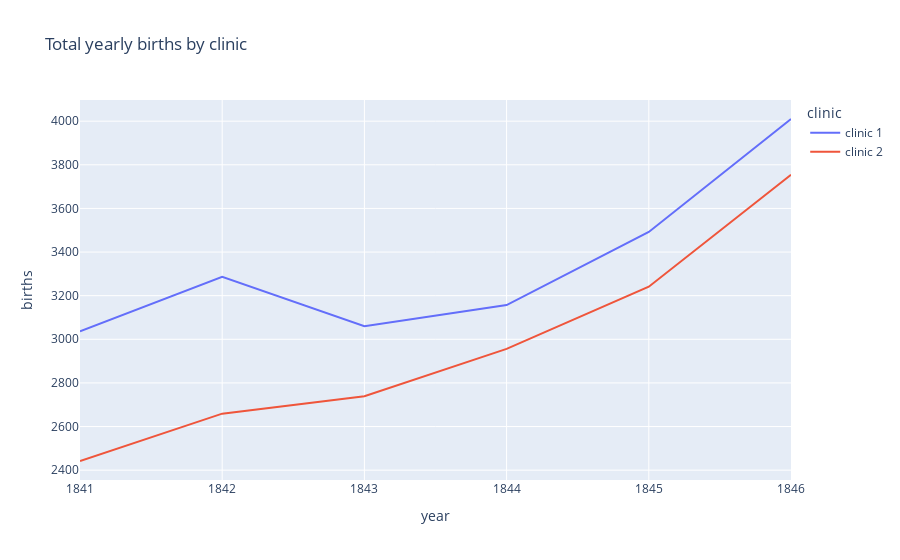

Here is the notebook cell this chart was saved with:
### Markdown cell above
# The Yearly Data Split by Clinic

Now let's look at the annual data instead. 

**Challenge**: Use plotly to create line charts of the births and deaths of the two different clinics at the Vienna General Hospital. 
* Which clinic is bigger or more busy judging by the number of births?
* Has the hospital had more patients over time? 
* What was the highest number of deaths recorded in clinic 1 and clinic 2?

### Code cell
line=px.line(df_yearly,x="year",y="births",color="clinic",title="Total yearly births by clinic")
line.show()

### Figure 1 — Plotly figure (JSON) as saved in the notebook; plotly's stock layout.template omitted (floating-point values rounded to 4 significant figures)
{"data": [{"hovertemplate": "clinic=clinic 1<br>year=%{x}<br>births=%{y}<extra></extra>", "legendgroup": "clinic 1", "line": {"color": "#636efa", "dash": "solid"}, "marker": {"symbol": "circle"}, "mode": "lines", "name": "clinic 1", "orientation": "v", "showlegend": true, "type": "scatter", "x": [1841, 1842, 1843, 1844, 1845, 1846], "xaxis": "x", "y": [3036, 3287, 3060, 3157, 3492, 4010], "yaxis": "y"}, {"hovertemplate": "clinic=clinic 2<br>year=%{x}<br>births=%{y}<extra></extra>", "legendgroup": "clinic 2", "line": {"color": "#EF553B", "dash": "solid"}, "marker": {"symbol": "circle"}, "mode": "lines", "name": "clinic 2", "orientation": "v", "showlegend": true, "type": "scatter", "x": [1841, 1842, 1843, 1844, 1845, 1846], "xaxis": "x", "y": [2442, 2659, 2739, 2956, 3241, 3754], "yaxis": "y"}], "layout": {"legend": {"title": {"text": "clinic"}, "tracegroupgap": 0}, "title": {"text": "Total yearly births by clinic"}, "xaxis": {"anchor": "y", "domain": [0, 1], "title": {"text": "year"}}, "yaxis": {"anchor": "x", "domain": [0, 1], "title": {"text": "births"}}}}
